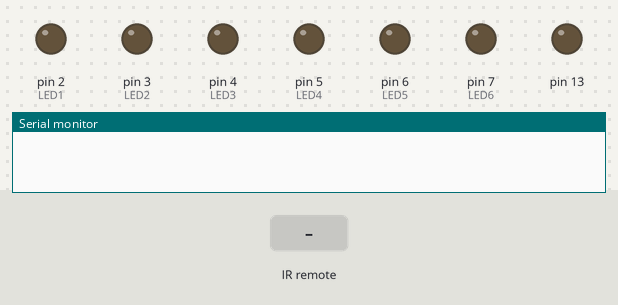
The sketch below on a simulated Arduino Uno, built with avr-gcc and run on an emulated ATmega328P. Shown: output pins drawn as LEDs (lit = HIGH), the last lines printed to the serial monitor. Inputs (shaded band) come from the test bench.

Above: at 1.2 s.
1.3 s: infrared code 0x00FFA25D received
At 2.4 s:
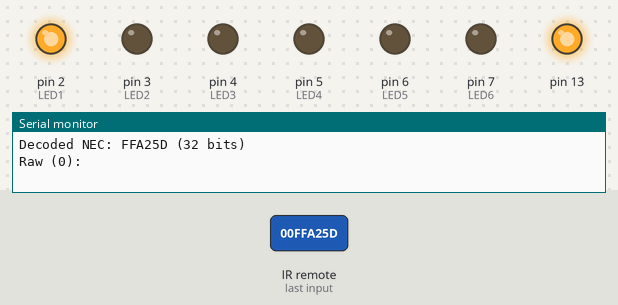
2.8 s: infrared code 0x00FF629D received
At 3.6 s:
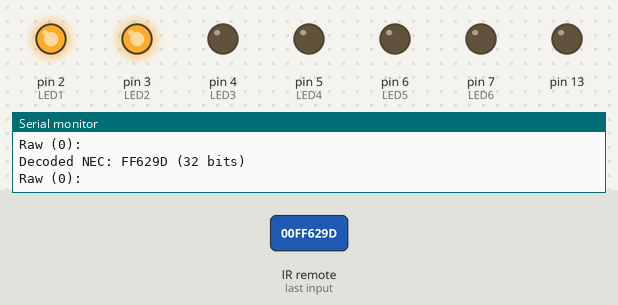
4.3 s: infrared code 0x00FFE01F received
At 4.7 s:
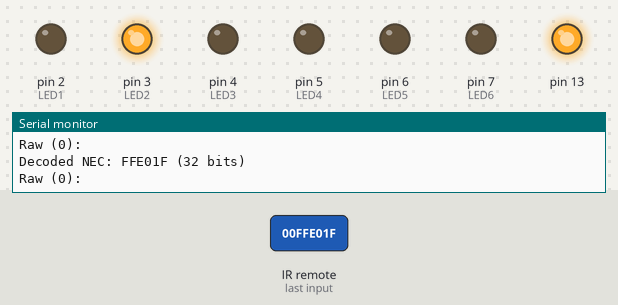
5.8 s: infrared code 0x00FFE21D received
At 7.0 s:
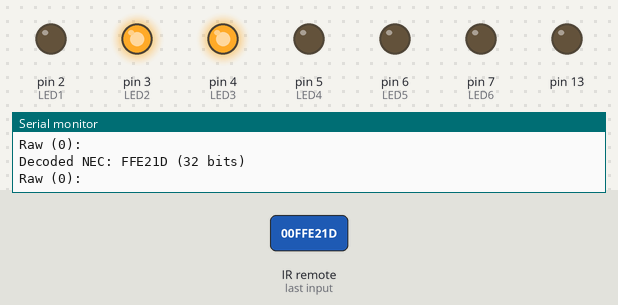
7.3 s: infrared code 0x00FFA857 received
At 8.2 s:
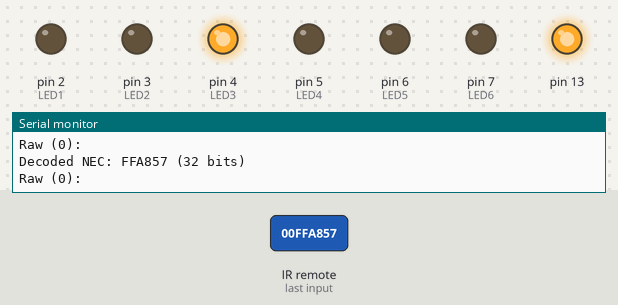
8.8 s: infrared code 0x00FF22DD received
At 9.3 s:
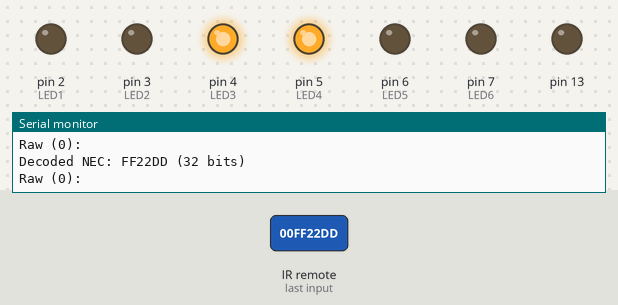
Timing chart, 0 to 11.3 s (numbered marks = the images above; inputs shaded):
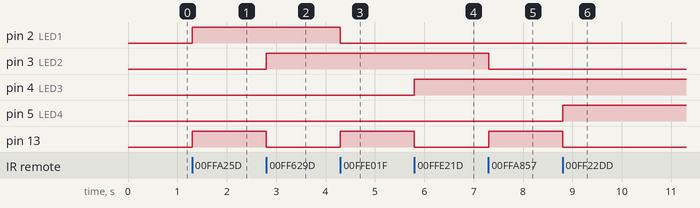

The sketch:

yaokong.pde
```cpp
#include <IRremote.h>
int RECV_PIN = 11;
int LED1 = 2;
int LED2 = 3;
int LED3 = 4;
int LED4 = 5;
int LED5 = 6;
int LED6 = 7;
long on1  = 0x00FFA25D;
long off1 = 0x00FFE01F;
long on2 = 0x00FF629D;
long off2 = 0x00FFA857;
long on3 = 0x00FFE21D;
long off3 = 0x00FF906F;
long on4 = 0x00FF22DD;
long off4 = 0x00FF6897;
long on5 = 0x00FF02FD;
long off5 = 0x00FF9867;
long on6 = 0x00FFC23D;
long off6 = 0x00FFB047;
IRrecv irrecv(RECV_PIN);
decode_results results;
// Dumps out the decode_results structure.
// Call this after IRrecv::decode()
// void * to work around compiler issue
//void dump(void *v) {
//  decode_results *results = (decode_results *)v
void dump(decode_results *results) {
  int count = results->rawlen;
  if (results->decode_type == UNKNOWN)
    {
     Serial.println("Could not decode message");
    }
  else
   {
    if (results->decode_type == NEC)
      {
       Serial.print("Decoded NEC: ");
      }
    else if (results->decode_type == SONY)
      {
       Serial.print("Decoded SONY: ");
      }
    else if (results->decode_type == RC5)
      {
       Serial.print("Decoded RC5: ");
      }
    else if (results->decode_type == RC6)
      {
       Serial.print("Decoded RC6: ");
      }
     Serial.print(results->value, HEX);
     Serial.print(" (");
     Serial.print(results->bits, DEC);
     Serial.println(" bits)");
   }
     Serial.print("Raw (");
     Serial.print(count, DEC);
     Serial.print("): ");

  for (int i = 0; i < count; i++)
     {
      if ((i % 2) == 1) {
      Serial.print(results->rawbuf[i]*USECPERTICK, DEC);
     }
    else
     {
      Serial.print(-(int)results->rawbuf[i]*USECPERTICK, DEC);
     }
    Serial.print(" ");
     }
      Serial.println("");
     }

void setup()
 {
  pinMode(RECV_PIN, INPUT);
  pinMode(LED1, OUTPUT);
  pinMode(LED2, OUTPUT);
  pinMode(LED3, OUTPUT);
  pinMode(LED4, OUTPUT);
  pinMode(LED5, OUTPUT);
  pinMode(LED6, OUTPUT);
  pinMode(13, OUTPUT);
  Serial.begin(9600);

  irrecv.enableIRIn(); // Start the receiver
 }

int on = 0;
unsigned long last = millis();

void loop()
{
  if (irrecv.decode(&results))
   {
    // If it's been at least 1/4 second since the last
    // IR received, toggle the relay
    if (millis() - last > 250)
      {
       on = !on;
//       digitalWrite(8, on ? HIGH : LOW);
       digitalWrite(13, on ? HIGH : LOW);
       dump(&results);
      }
    if (results.value == on1 )
       digitalWrite(LED1, HIGH);
    if (results.value == off1 )
       digitalWrite(LED1, LOW);
    if (results.value == on2 )
       digitalWrite(LED2, HIGH);
    if (results.value == off2 )
       digitalWrite(LED2, LOW);
    if (results.value == on3 )
       digitalWrite(LED3, HIGH);
    if (results.value == off3 )
       digitalWrite(LED3, LOW);
    if (results.value == on4 )
       digitalWrite(LED4, HIGH);
    if (results.value == off4 )
       digitalWrite(LED4, LOW);
    if (results.value == on5 )
       digitalWrite(LED5, HIGH);
    if (results.value == off5 )
       digitalWrite(LED5, LOW);
    if (results.value == on6 )
       digitalWrite(LED6, HIGH);
    if (results.value == off6 )
       digitalWrite(LED6, LOW);
    last = millis();
    irrecv.resume(); // Receive the next value
  }
}
```

Measured:
- after the input at 1.3 s, pin 2 (LED1), pin 13: LOW → HIGH at once
- after the input at 2.8 s, pin 3 (LED2): LOW → HIGH at once; pin 13: HIGH → LOW at once
- after the input at 4.3 s, pin 2 (LED1): HIGH → LOW at once; pin 13: LOW → HIGH at once
- after the input at 5.8 s, pin 4 (LED3): LOW → HIGH at once; pin 13: HIGH → LOW at once
- after the input at 7.3 s, pin 3 (LED2): HIGH → LOW at once; pin 13: LOW → HIGH at once
- after the input at 8.8 s, pin 5 (LED4): LOW → HIGH at once; pin 13: HIGH → LOW at once
